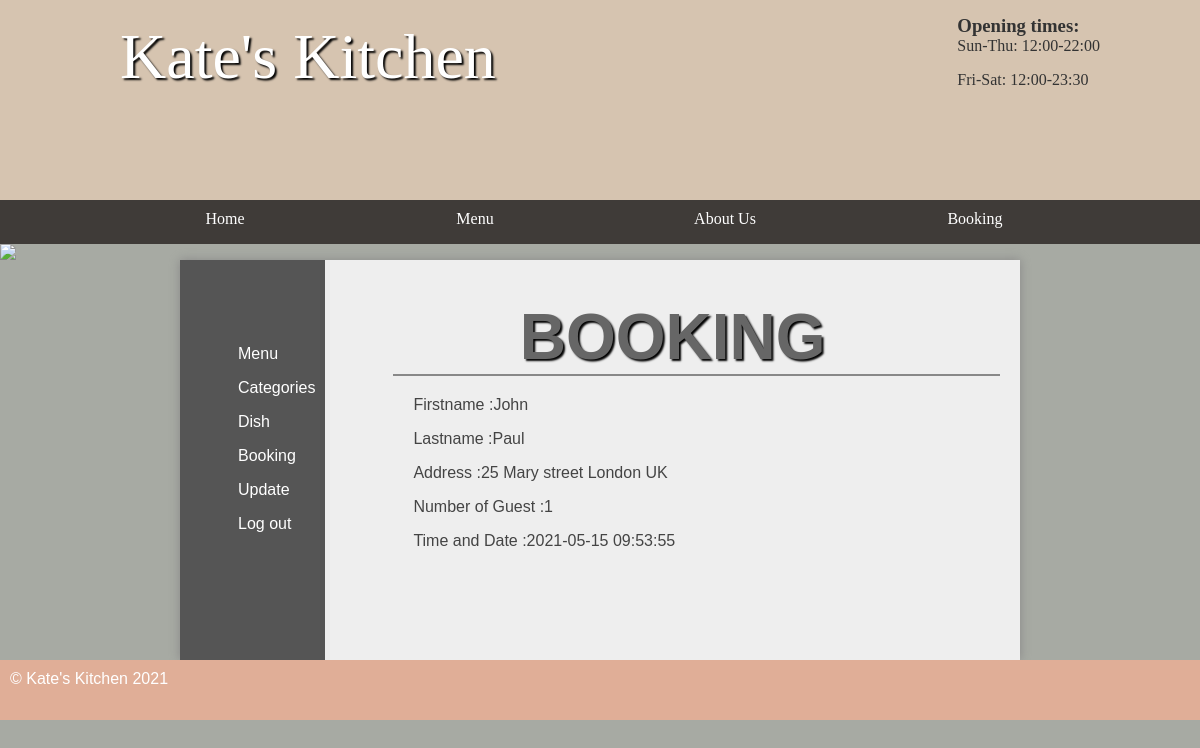
The page /admin/bookingData.php on the database its author committed.
### tables this page shows
CREATE TABLE `booking` (
  `idbooking` int(11) NOT NULL AUTO_INCREMENT,
  `firstname` varchar(45) NOT NULL,
  `lastname` varchar(45) NOT NULL,
  `addres` varchar(45) NOT NULL,
  `guest` int(11) NOT NULL,
  `dat` datetime NOT NULL,
  PRIMARY KEY (`idbooking`)
);

### admin/bookingData.php (the view, shortened to what this page needs)
<?php
include"../header/header.php";
?>
<img src="../images/randombanner.php" />
<main class="sidebar">
    <section class="left">
        <ul>
            <li><a href="../admin/menu.php">Menu</a></li>
            <li><a href="../admin/categories.php">Categories</a></li>
            <li><a href="../admin/hide.php">Dish</a></li>
            <li><a href="../admin/bookingData.php">Booking</a></li>
            <li><a href="../admin/updatehomeform.php">Update</a></li>
            <li><a href="../admin/logout.php">Log out</a></li>
        </ul>
    </section>
    <section class="right">
        <h1>BOOKING</h1>
        <ul class="listing">
            <?php
$pdo = new PDO('mysql:dbname=kitchen;host=127.0.0.1', 'student', 'student');
$select = $pdo->query("SELECT * FROM booking ");
foreach ($select as $record) {
  echo '<li>';
  echo '<div class="details">';
  echo '<P>Firstname  :'. $record['firstname'] . '</P>';
  echo '<P>Lastname  :' .  $record['lastname'] . '</P>';
  echo '<p>Address  :' . nl2br( $record['addres']) . '</p>';
  echo '<p>Number of Guest  :' . nl2br( $record['guest']) . '</p>';
  echo '<p>Time and Date  :' . nl2br( $record['dat']) . '</p>';
  echo '</div>';
  echo '</li>';
}
?>
        </ul>
    </section>
</main>
<?php include"../footer/footer.php";?>
</body>
</html>

### style/styles.css (style rules this page uses)
* { margin: 0; padding: 0; }
html { font-family: 'Oxygen-Regular', verdana, sans-serif; }
body { background-color: #A7AAA3; }
body > img { width: 100%; display: block; }
main ul { margin-left: 3em; }
main a { color: #333; }
h1 { font-size:4em; color: white; text-align: center; padding-top: 20px; text-shadow: 2px 2px 2px #000; }
main { min-height: 50vh; background-color: #eee; width: 70vw; display: block; margin: auto; box-shadow: 0px 0px 10px #888; color:#444; }
p, li, h2 { margin-bottom: 1em; }
.left ul { list-style-type: none }
section a { color: #444; }
.stock, .sidebar { display: table; }
.stock > ul, .sidebar .left { width: 10vw; list-style-type: none; display: table-cell; padding: 10px; background-color: #555; margin: 0; }
.stock .products, .sidebar .right { display: table-cell; padding: 20px; }
.stock > ul a, .sidebar .left a { color: white; text-decoration: none; }
.listing li { border-top: 2px solid #888; padding: 20px; overflow: auto; }
.right { padding: 20px; }
main h1 { color: #666; }

### rows shown on the page
booking: firstname "John", lastname "Paul", addres "25 Mary street London UK", guest "1", dat "2021-05-15 09:53:55"
